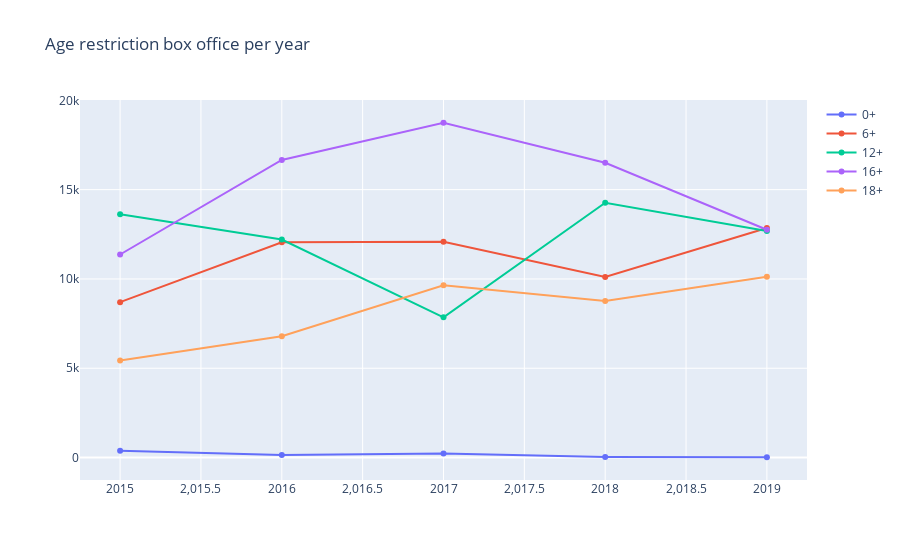

Write notebook code for a chart like this one.
### Markdown cell above
Из таблицы видно, что в зависимости от года данные меняются. Более наглядно это можно увидеть на графике.

### Code cell
traces = {
    '0+': age_restriction_df.age_0,
    '6+': age_restriction_df.age_6,
    '12+': age_restriction_df.age_12,
    '16+': age_restriction_df.age_16,
    '18+': age_restriction_df.age_18
}
data = []

for (name, y) in traces.items():
    trace=go.Scatter(
    x=age_restriction_df.index,
    y=y,
    name=name
    )
    data.append(trace)

layout = {'title': 'Age restriction box office per year'}

fig = go.Figure(data=data, layout=layout)
iplot(fig, show_link=False)

### Figure 1 — Plotly figure (JSON) as saved in the notebook; plotly's stock layout.template omitted (floating-point values rounded to 4 significant figures)
{"data": [{"name": "0+", "type": "scatter", "x": [2015, 2016, 2017, 2018, 2019], "y": [379.1, 150.2, 229.6, 32.45, 17.75]}, {"name": "6+", "type": "scatter", "x": [2015, 2016, 2017, 2018, 2019], "y": [8702.0, 12050.0, 12090.0, 10100.0, 12850.0]}, {"name": "12+", "type": "scatter", "x": [2015, 2016, 2017, 2018, 2019], "y": [13620.0, 12200.0, 7851.0, 14270.0, 12680.0]}, {"name": "16+", "type": "scatter", "x": [2015, 2016, 2017, 2018, 2019], "y": [11370.0, 16660.0, 18750.0, 16500.0, 12750.0]}, {"name": "18+", "type": "scatter", "x": [2015, 2016, 2017, 2018, 2019], "y": [5432.0, 6794.0, 9651.0, 8760.0, 10120.0]}], "layout": {"title": {"text": "Age restriction box office per year"}}}
